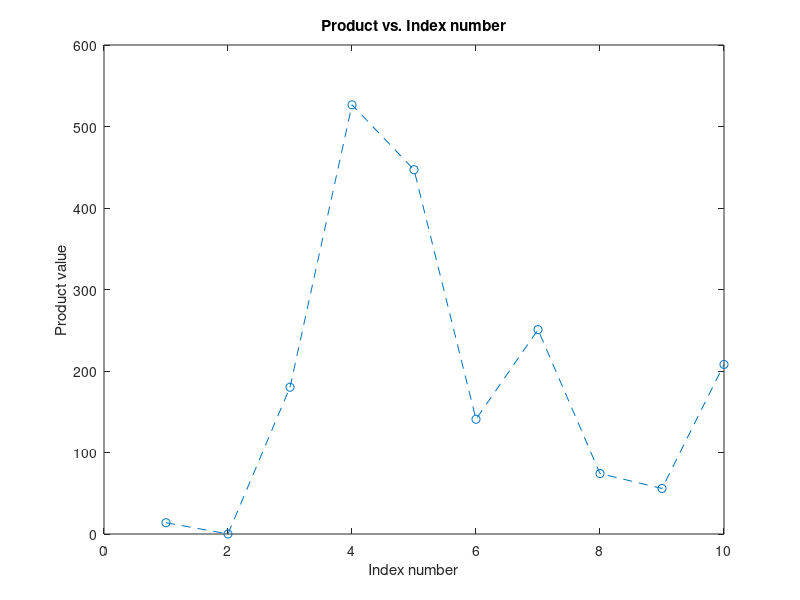

This chart was generated by the following MATLAB code:
%% Header

% -----------------------------------
%    HOMEWORK 1
%
%    Author:      Hunter Ducharme
%    Class:       AERO 220
%    Professor:   Dr. Raihan
%    Due date:    07 Feb 2017
% ----------------------------------- 

%% Exercise 1
clc; clear; close;

% Creates a matrix with integers from 1 to 10.
A = floor(10*rand(10));

% Vertex 1
i = 4;
j = 2;

% Vertex 2
k = 8;
l = 6;

% 1.1 Write a program to find sum of submatrix.
mySum = 0;
for x_index = i:1:k
    for y_index = j:1:l
        mySum = mySum + A(x_index, y_index);
    end
end

% 1.2 Using MATLAB's sum() function
X = A([i:k], [j:l]);
matlabSum = sum(sum(X));

%% Exercise 2
clc; clear; close;

A = [3,4,5; 2,1,-5];   % 2x3 matrix.
B = [8,7; -6,6; -3,1]; % 3x2 matrix.

% 2.1 Done on paper.

% 2.2 Evaluate the summation of A(:, i) * B(i, :) from i = 1 to 3.
summation = 0;
for i = 1:1:3
    summation = summation + A(:,i)*B(i,:);
end
fprintf('The output for 2.2 is: \n');
disp(summation);

% 2.3 Perform the multiplication of 3x3 matrices using only numbers.
A = floor(10*rand(3));                 % mxn matrix
B = floor(10*rand(3));                 % nxr matrix
product = zeros(size(A,2), size(B,1)); % mxr matrix

% Iterate over rows of A.
for rowA = 1:size(A, 1)
    % Iterate over rows of B.
    for columnB = 1:size(B, 2)
        % Assosciate element in row A with element in column B.
        for k = 1:size(A,2);
            product(rowA,columnB) = product(rowA,columnB) + A(rowA,k)*B(k, columnB);
        end
    end
end

%% Exercise 3
% Done on paper.

%% Exercise 4
% Done on paper.

%% Exercise 5
clc; clear; close;

% 5.1 Solve x + 2^x = k using the bisection method.

% Define the function f(x).
f = @(x) x + 2.^x;
a1 = -100;        % Lower bound.
a2 = 100;         % Upper bound.
tolerance = 1e-5; % Error tolerance.
c = 0;            % Midpoint of interval.

while (a2 - a1 >= tolerance)
   % Calculate midpoint between upper and lower bounds.
    c = (a1+a2)/2;
    
    % If c is the root, then stop the loop.
    if (f(c) == 0)
        break;
    % If f(a1) and f(c) have opposite signs, change a2 to c.    
    elseif (f(a1)*f(c) < 0)
        a2 = c;
    % Else, f(a2) and f(c) have opposite signs so change a1 to c.
    else
        a1 = c;
    end
end
root = c;

% 5.2 What is the final value of x and (x + 2^x = k) for the following values?
k = 39;    % Find x that satisfies f(x) = 39.
a1 = 14;   % Upper bound.
a2 = 1;    % Lower bound.
Titer = 6; % Number of iterations. 
c = 0;     % Midpoint.

for i = 1:Titer
    % Calculate midpoint between upper and lower bounds.
    c = (a1+a2)/2;
    
    % If c is the root, then stop the loop.
    if (f(c) == k)
        break;
    
    % If f(c) < f(x) < f(a1), change lower bound to c.    
    elseif (f(c) < 39 && f(a1) > 39)
        a2 = c;
        
    % Else, change upper bound to c.
    else
        a1 = c;
    end
end

x39 = c;             % The final approximation of x39 after 6 iterations.
finalValue = f(x39); % The final value of f(x39).
fprintf('5.2 The approximate x value that satisfies f(x) = 39 is: %f\n', x39);
fprintf('5.2 The final value after the 6th iteration is: f(%0.2f) = %f\n', x39, finalValue);

%% Exercise 6
% Done on paper.

%% Exercise 7
clc; clear; close; 

% 7.1 Create a 2x2 matrix using uniformly generated random numbers. 
A = floor(10*rand(2)); % 2x2 matrix with integers from 0 to 10.

% 7.2 Use normally (standard) distributed random numbers xi, yi to form the
% random vector Vi = transpose([xi, yi]). 
randomV = [randn(1), randn(1)]';

% 7.3 Evaluate (Vi')(A')(A)(Vi) for i = 1 to 10 & plot results.
product = zeros(1, 10);
for i = 1:10
    Vi = [randn(1), randn(1)]';
    product(1, i) = (Vi')*(A')*(A)*(Vi);
end

x39 = 1:1:10;
y = product;
figure
plot(x39, product, 'o--');
title('Product vs. Index number');
xlabel('Index number');
ylabel('Product value');

% 7.5 Done on paper.